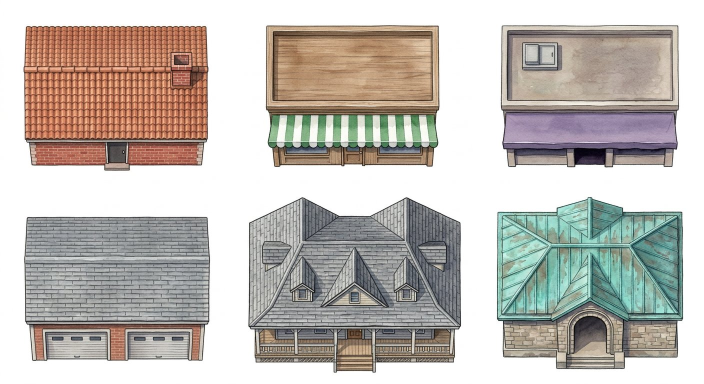
#> input picture app/art_src/district/sheet_aligned_1.jpg, 1408 x 768 px (shown at 1/2 size); its folder holds 3 pictures in this run
$ python prepare_district_sprites.py
#> lines starting #> are read from the running program, lines starting #| are printed output that depends on the picture
### app/tools/cut_bg.py
"""Wycięcie jednolitego jasnego tła z grafiki budynku (flood fill od krawędzi) → PNG z przezroczystością, przycięty do zawartości.
Użycie: python3 tools/cut_bg.py wejście.png wyjście.png [max_szerokość]"""
import sys
from collections import deque
from PIL import Image, ImageFilter

def cut(src, dst, maxw=420, tol=34):
    im = Image.open(src).convert('RGBA')
    w, h = im.size
    px = im.load()
    bg = [px[0, 0], px[w - 1, 0], px[0, h - 1], px[w - 1, h - 1]]
    ref = tuple(sum(c[i] for c in bg) // 4 for i in range(3))
    def near(c): return abs(c[0] - ref[0]) + abs(c[1] - ref[1]) + abs(c[2] - ref[2]) <= tol * 3
    seen = bytearray(w * h)
    q = deque((x, y) for x in range(w) for y in (0, h - 1))
    q.extend((x, y) for y in range(h) for x in (0, w - 1))
    mask = Image.new('L', (w, h), 255); m = mask.load()
    while q:
        x, y = q.popleft()
        i = y * w + x
        if seen[i]: continue
        seen[i] = 1
        if not near(px[x, y]): continue
        m[x, y] = 0
        for nx, ny in ((x + 1, y), (x - 1, y), (x, y + 1), (x, y - 1)):
            if 0 <= nx < w and 0 <= ny < h and not seen[ny * w + nx]: q.append((nx, ny))
    # zamknięte „dziury” tła (np. biel między palmami): duże, niemal czysto białe skupiska → przezroczyste
    def white(c): return min(c[0], c[1], c[2]) >= 238
    for sy in range(0, h, 2):
        for sx in range(0, w, 2):
            i = sy * w + sx
            if seen[i] or not white(px[sx, sy]): continue
            comp = []; dq = deque([(sx, sy)]); seen[i] = 1
            while dq:
                x, y = dq.popleft(); comp.append((x, y))
                for nx, ny in ((x + 1, y), (x - 1, y), (x, y + 1), (x, y - 1)):
                    if 0 <= nx < w and 0 <= ny < h and not seen[ny * w + nx] and white(px[nx, ny]):
                        seen[ny * w + nx] = 1; dq.append((nx, ny))
            if len(comp) >= 350:
                for x, y in comp: m[x, y] = 0
    mask = mask.filter(ImageFilter.MinFilter(3)).filter(ImageFilter.GaussianBlur(1.2))  # gładka krawędź bez białej obwódki
    im.putalpha(mask)
    im = im.crop(mask.getbbox())
    if im.width > maxw: im = im.resize((maxw, round(im.height * maxw / im.width)), Image.LANCZOS)
    im.save(dst, optimize=True)
    return im.size

# [2 lines that do not run on import are left out]

### app/tools/prepare_district_sprites.py
"""M5: przygotowanie trzech arkuszy budynków (3 × 2), bez zmiany mechaniki poziomów."""
from pathlib import Path
from PIL import Image
from cut_bg import cut
ROOT = Path(__file__).resolve().parents[1]
ORDER = ['residence', 'cafe', 'nightclub', 'garage', 'club', 'hall']
for tier in range(1, 4):
    image = Image.open(ROOT / f'art_src/district/sheet_aligned_{tier}.jpg')
#> image is the input picture: PIL image 1408x768 RGB; mean R, G, B 192.4, 187, 181
    w, h = image.size
#> w = 1408; h = 768
    for i, name in enumerate(ORDER):
        x, y = i % 3, i // 3
        cell = image.crop((round(x*w/3)+4, round(y*h/2)+4, round((x+1)*w/3)-4, round((y+1)*h/2)-4))
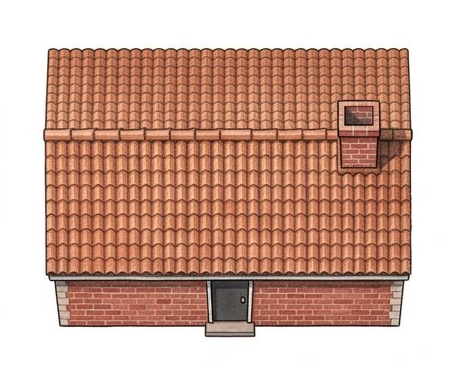
#> cell: PIL image 461x376 RGB; mean R, G, B 207.6, 171.8, 157.3
        tmp = ROOT / f'art_src/district/crop_{name}_{tier}.jpg'
        cell.save(tmp, quality=97)
        cut(str(tmp), str(ROOT / f'assets/images/district/{name}_{tier}.png'), 420, 20)
#> in cut, `bg = [px[0, 0], px[w - 1, 0], px[0, h - 1], px[w - 1, h - 1]]`: bg = [(255, 255, 255, 255), (255, 255, 255, 255), (255, 255, 255, 255), (255, 255, 255, 255)]
#> in cut, `ref = tuple(sum(c[i] for c in bg) // 4 for i in range(3))`: ref = (255, 255, 255)
#> in cut, `mask = Image.new('L', (w, h), 255)`: mask: PIL image 461x376 L; every value is 255
#> in cut, `mask = mask.filter(ImageFilter.MinFilter(3)).filter(ImageFilter.Gaussi..`:
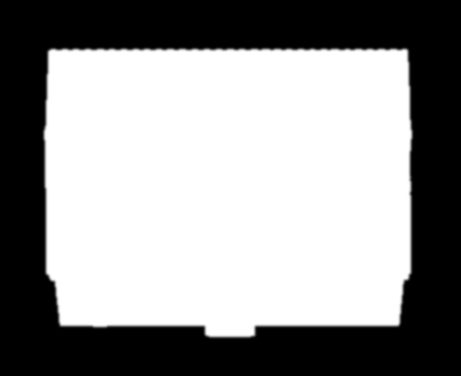
#> mask: PIL image 461x376 L; min 0, max 255, mean 147.7
#> in cut, `im.putalpha(mask)`:
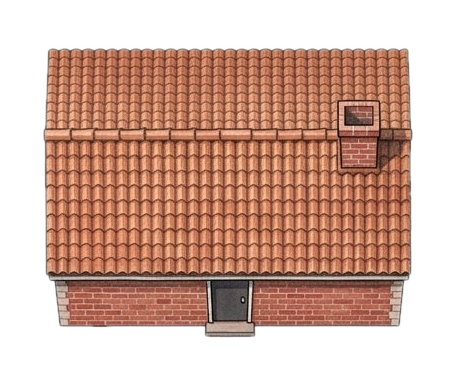
#> im: PIL image 461x376 RGBA; mean R, G, B, A 207.5, 171.8, 157.2, 147.7; transparent parts drawn white
#> in cut, `im = im.crop(mask.getbbox())`:
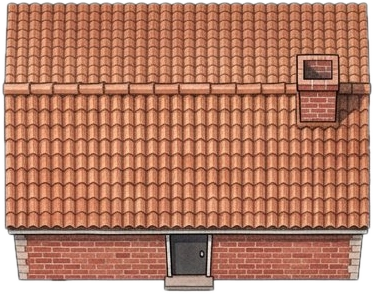
#> im: PIL image 374x294 RGBA; mean R, G, B, A 180.2, 123.9, 101, 232.8; transparent parts drawn white
        tmp.unlink()
#> pass 2 of the loop `for tier in range(1, 4):`:
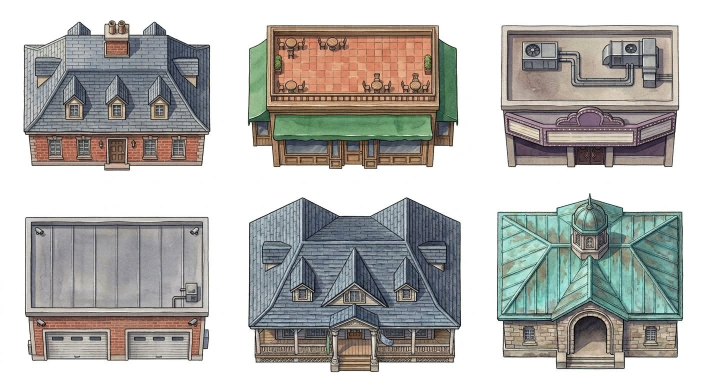
#> input picture app/art_src/district/sheet_aligned_2.jpg, 1408 x 768 px (shown at 1/2 size)
#> image is the input picture: PIL image 1408x768 RGB; mean R, G, B 180, 179.1, 175.7
#> in cut (call 7), `mask = mask.filter(ImageFilter.MinFilter(3)).filter(ImageFilter.Gaussi..`:
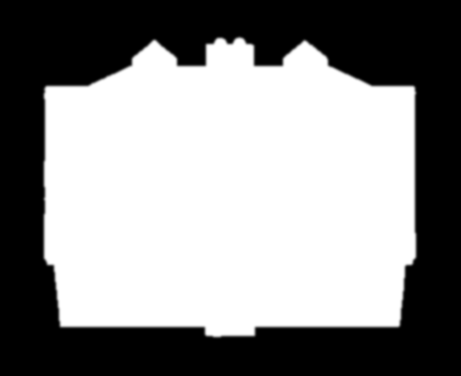
#> mask: PIL image 461x376 L; min 0, max 255, mean 140.9
#> in cut (call 7), `im = im.crop(mask.getbbox())`:
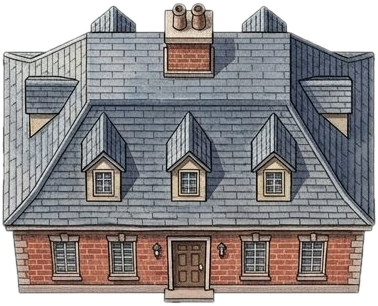
#> im: PIL image 378x306 RGBA; mean R, G, B, A 145.2, 141, 141.7, 211.1; transparent parts drawn white
#> pass 3 of the loop `for tier in range(1, 4):`:
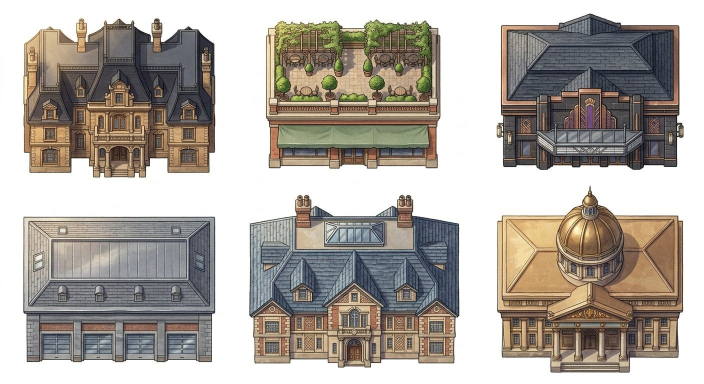
#> input picture app/art_src/district/sheet_aligned_3.jpg, 1408 x 768 px (shown at 1/2 size)
#> image is the input picture: PIL image 1408x768 RGB; mean R, G, B 176.3, 169.9, 162.6
#> in cut (call 13), `mask = mask.filter(ImageFilter.MinFilter(3)).filter(ImageFilter.Gaussi..`:
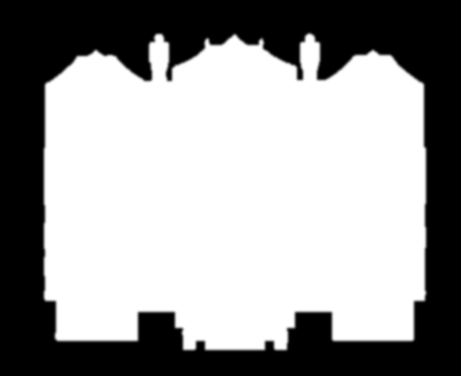
#> mask: PIL image 461x376 L; min 0, max 255, mean 154.5
#> in cut (call 13), `im = im.crop(mask.getbbox())`:
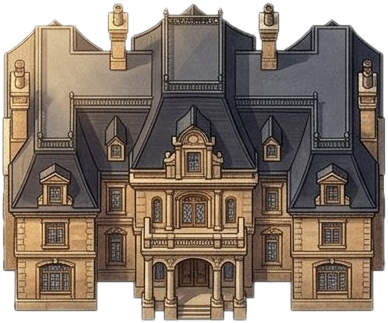
#> im: PIL image 388x323 RGBA; mean R, G, B, A 136.1, 121.8, 109.3, 213.7; transparent parts drawn white
